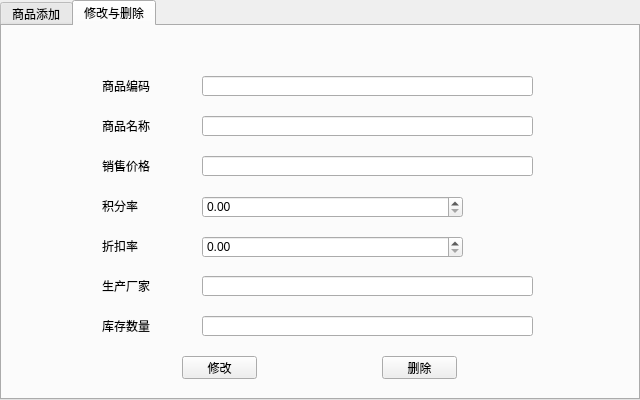
<?xml version="1.0" encoding="UTF-8"?>
<ui version="4.0">
 <class>ProAdiministration</class>
 <widget class="QDialog" name="ProAdiministration">
  <property name="geometry">
   <rect>
    <x>0</x>
    <y>0</y>
    <width>640</width>
    <height>400</height>
   </rect>
  </property>
  <property name="sizePolicy">
   <sizepolicy hsizetype="Fixed" vsizetype="Fixed">
    <horstretch>0</horstretch>
    <verstretch>0</verstretch>
   </sizepolicy>
  </property>
  <property name="minimumSize">
   <size>
    <width>640</width>
    <height>400</height>
   </size>
  </property>
  <property name="maximumSize">
   <size>
    <width>640</width>
    <height>400</height>
   </size>
  </property>
  <property name="windowTitle">
   <string>商品信息管理</string>
  </property>
  <widget class="QTabWidget" name="tabWidget">
   <property name="geometry">
    <rect>
     <x>0</x>
     <y>0</y>
     <width>640</width>
     <height>400</height>
    </rect>
   </property>
   <property name="sizePolicy">
    <sizepolicy hsizetype="Fixed" vsizetype="Fixed">
     <horstretch>0</horstretch>
     <verstretch>0</verstretch>
    </sizepolicy>
   </property>
   <property name="minimumSize">
    <size>
     <width>640</width>
     <height>400</height>
    </size>
   </property>
   <property name="maximumSize">
    <size>
     <width>640</width>
     <height>400</height>
    </size>
   </property>
   <property name="currentIndex">
    <number>1</number>
   </property>
   <widget class="QWidget" name="table_1">
    <property name="minimumSize">
     <size>
      <width>640</width>
      <height>400</height>
     </size>
    </property>
    <property name="maximumSize">
     <size>
      <width>640</width>
      <height>400</height>
     </size>
    </property>
    <attribute name="title">
     <string>商品添加</string>
    </attribute>
    <widget class="QLineEdit" name="goodsName">
     <property name="geometry">
      <rect>
       <x>200</x>
       <y>90</y>
       <width>331</width>
       <height>20</height>
      </rect>
     </property>
    </widget>
    <widget class="QLabel" name="label">
     <property name="geometry">
      <rect>
       <x>100</x>
       <y>90</y>
       <width>51</width>
       <height>20</height>
      </rect>
     </property>
     <property name="text">
      <string>商品名称</string>
     </property>
    </widget>
    <widget class="QLabel" name="label_2">
     <property name="geometry">
      <rect>
       <x>100</x>
       <y>130</y>
       <width>54</width>
       <height>20</height>
      </rect>
     </property>
     <property name="text">
      <string>销售价格</string>
     </property>
    </widget>
    <widget class="QLineEdit" name="salePrice">
     <property name="geometry">
      <rect>
       <x>200</x>
       <y>130</y>
       <width>331</width>
       <height>20</height>
      </rect>
     </property>
    </widget>
    <widget class="QLabel" name="label_3">
     <property name="geometry">
      <rect>
       <x>100</x>
       <y>170</y>
       <width>54</width>
       <height>20</height>
      </rect>
     </property>
     <property name="text">
      <string>积分率</string>
     </property>
    </widget>
    <widget class="QLabel" name="label_4">
     <property name="geometry">
      <rect>
       <x>100</x>
       <y>210</y>
       <width>54</width>
       <height>20</height>
      </rect>
     </property>
     <property name="text">
      <string>折扣率</string>
     </property>
    </widget>
    <widget class="QLabel" name="label_5">
     <property name="geometry">
      <rect>
       <x>100</x>
       <y>250</y>
       <width>54</width>
       <height>20</height>
      </rect>
     </property>
     <property name="text">
      <string>生产厂家</string>
     </property>
    </widget>
    <widget class="QLabel" name="label_6">
     <property name="geometry">
      <rect>
       <x>100</x>
       <y>290</y>
       <width>54</width>
       <height>20</height>
      </rect>
     </property>
     <property name="text">
      <string>库存数量</string>
     </property>
    </widget>
    <widget class="QLineEdit" name="produce">
     <property name="geometry">
      <rect>
       <x>200</x>
       <y>250</y>
       <width>331</width>
       <height>20</height>
      </rect>
     </property>
    </widget>
    <widget class="QLineEdit" name="storeNum">
     <property name="geometry">
      <rect>
       <x>200</x>
       <y>290</y>
       <width>331</width>
       <height>20</height>
      </rect>
     </property>
    </widget>
    <widget class="QPushButton" name="add">
     <property name="geometry">
      <rect>
       <x>180</x>
       <y>330</y>
       <width>75</width>
       <height>23</height>
      </rect>
     </property>
     <property name="text">
      <string>添加</string>
     </property>
    </widget>
    <widget class="QPushButton" name="rewrite">
     <property name="geometry">
      <rect>
       <x>380</x>
       <y>330</y>
       <width>75</width>
       <height>23</height>
      </rect>
     </property>
     <property name="text">
      <string>重置</string>
     </property>
    </widget>
    <widget class="QLabel" name="label_7">
     <property name="geometry">
      <rect>
       <x>100</x>
       <y>50</y>
       <width>51</width>
       <height>20</height>
      </rect>
     </property>
     <property name="text">
      <string>商品编码</string>
     </property>
    </widget>
    <widget class="QLineEdit" name="goodsNum">
     <property name="geometry">
      <rect>
       <x>200</x>
       <y>50</y>
       <width>331</width>
       <height>20</height>
      </rect>
     </property>
     <property name="maxLength">
      <number>13</number>
     </property>
    </widget>
    <widget class="QDoubleSpinBox" name="scorePercent">
     <property name="geometry">
      <rect>
       <x>200</x>
       <y>170</y>
       <width>261</width>
       <height>22</height>
      </rect>
     </property>
    </widget>
    <widget class="QDoubleSpinBox" name="discountPercent">
     <property name="geometry">
      <rect>
       <x>200</x>
       <y>210</y>
       <width>261</width>
       <height>22</height>
      </rect>
     </property>
    </widget>
   </widget>
   <widget class="QWidget" name="table_2">
    <property name="minimumSize">
     <size>
      <width>640</width>
      <height>400</height>
     </size>
    </property>
    <property name="maximumSize">
     <size>
      <width>640</width>
      <height>400</height>
     </size>
    </property>
    <attribute name="title">
     <string>修改与删除</string>
    </attribute>
    <widget class="QLabel" name="label_8">
     <property name="geometry">
      <rect>
       <x>100</x>
       <y>50</y>
       <width>51</width>
       <height>20</height>
      </rect>
     </property>
     <property name="text">
      <string>商品编码</string>
     </property>
    </widget>
    <widget class="QLabel" name="label_9">
     <property name="geometry">
      <rect>
       <x>100</x>
       <y>170</y>
       <width>51</width>
       <height>20</height>
      </rect>
     </property>
     <property name="text">
      <string>积分率</string>
     </property>
    </widget>
    <widget class="QLabel" name="label_10">
     <property name="geometry">
      <rect>
       <x>100</x>
       <y>90</y>
       <width>51</width>
       <height>20</height>
      </rect>
     </property>
     <property name="text">
      <string>商品名称</string>
     </property>
    </widget>
    <widget class="QLabel" name="label_11">
     <property name="geometry">
      <rect>
       <x>100</x>
       <y>130</y>
       <width>51</width>
       <height>20</height>
      </rect>
     </property>
     <property name="text">
      <string>销售价格</string>
     </property>
    </widget>
    <widget class="QLabel" name="label_12">
     <property name="geometry">
      <rect>
       <x>100</x>
       <y>250</y>
       <width>51</width>
       <height>20</height>
      </rect>
     </property>
     <property name="text">
      <string>生产厂家</string>
     </property>
    </widget>
    <widget class="QLabel" name="label_13">
     <property name="geometry">
      <rect>
       <x>100</x>
       <y>210</y>
       <width>51</width>
       <height>20</height>
      </rect>
     </property>
     <property name="text">
      <string>折扣率</string>
     </property>
    </widget>
    <widget class="QLabel" name="label_14">
     <property name="geometry">
      <rect>
       <x>100</x>
       <y>290</y>
       <width>51</width>
       <height>20</height>
      </rect>
     </property>
     <property name="text">
      <string>库存数量</string>
     </property>
    </widget>
    <widget class="QLineEdit" name="storeNum1">
     <property name="geometry">
      <rect>
       <x>200</x>
       <y>290</y>
       <width>331</width>
       <height>20</height>
      </rect>
     </property>
    </widget>
    <widget class="QLineEdit" name="salePrice1">
     <property name="geometry">
      <rect>
       <x>200</x>
       <y>130</y>
       <width>331</width>
       <height>20</height>
      </rect>
     </property>
    </widget>
    <widget class="QPushButton" name="update">
     <property name="geometry">
      <rect>
       <x>180</x>
       <y>330</y>
       <width>75</width>
       <height>23</height>
      </rect>
     </property>
     <property name="text">
      <string>修改</string>
     </property>
    </widget>
    <widget class="QPushButton" name="cancel">
     <property name="geometry">
      <rect>
       <x>380</x>
       <y>330</y>
       <width>75</width>
       <height>23</height>
      </rect>
     </property>
     <property name="text">
      <string>删除</string>
     </property>
    </widget>
    <widget class="QDoubleSpinBox" name="scorePercent1">
     <property name="geometry">
      <rect>
       <x>200</x>
       <y>170</y>
       <width>261</width>
       <height>22</height>
      </rect>
     </property>
     <property name="maximum">
      <double>1.000000000000000</double>
     </property>
     <property name="singleStep">
      <double>0.010000000000000</double>
     </property>
    </widget>
    <widget class="QDoubleSpinBox" name="discountPercent1">
     <property name="geometry">
      <rect>
       <x>200</x>
       <y>210</y>
       <width>261</width>
       <height>22</height>
      </rect>
     </property>
     <property name="maximum">
      <double>1.000000000000000</double>
     </property>
     <property name="singleStep">
      <double>0.010000000000000</double>
     </property>
    </widget>
    <widget class="QLineEdit" name="goodsNum1">
     <property name="geometry">
      <rect>
       <x>200</x>
       <y>50</y>
       <width>331</width>
       <height>20</height>
      </rect>
     </property>
     <property name="maxLength">
      <number>13</number>
     </property>
    </widget>
    <widget class="QLineEdit" name="goodsName1">
     <property name="geometry">
      <rect>
       <x>200</x>
       <y>90</y>
       <width>331</width>
       <height>20</height>
      </rect>
     </property>
     <property name="echoMode">
      <enum>QLineEdit::Normal</enum>
     </property>
     <property name="readOnly">
      <bool>true</bool>
     </property>
    </widget>
    <widget class="QLineEdit" name="produce1">
     <property name="geometry">
      <rect>
       <x>200</x>
       <y>250</y>
       <width>331</width>
       <height>20</height>
      </rect>
     </property>
     <property name="readOnly">
      <bool>true</bool>
     </property>
    </widget>
   </widget>
  </widget>
 </widget>
 <resources/>
 <connections/>
</ui>
